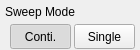
   <widget class="Pm_ClickedWidget" name="Sweep_Mode" native="true">
    <property name="geometry">
     <rect>
      <x>410</x>
      <y>70</y>
      <width>140</width>
      <height>50</height>
     </rect>
    </property>
    <property name="focusPolicy">
     <enum>Qt::StrongFocus</enum>
    </property>
    <property name="styleSheet">
     <string notr="true"/>
    </property>
    <widget class="QLabel" name="Title_SweepType">
     <property name="geometry">
      <rect>
       <x>5</x>
       <y>1</y>
       <width>121</width>
       <height>22</height>
      </rect>
     </property>
     <property name="text">
      <string>Sweep Mode</string>
     </property>
    </widget>
    <widget class="QPushButton" name="Sweep_Conti">
     <property name="geometry">
      <rect>
       <x>10</x>
       <y>24</y>
       <width>61</width>
       <height>25</height>
      </rect>
     </property>
     <property name="focusPolicy">
      <enum>Qt::NoFocus</enum>
     </property>
     <property name="styleSheet">
      <string notr="true">#Pm_Dialog_AllSetup[status = &quot;indoor&quot;]
QPushButton
{
	font:75 12px &quot;Arial&quot;;
   font-weight:bold;
color:rgba(101, 101, 101, 1);
	
	border-style:flat;
	background-image: url(:/pm/image/btn_opt_2_w125.png);
}
#Pm_Dialog_AllSetup[status = &quot;indoor&quot;]
QPushButton:checked
{
	color:rgba(57, 57, 57, 1);
	background-image: url(:/pm/image/btn_opt_1_w125.png);
}

#Pm_Dialog_AllSetup[status = &quot;outdoor&quot;]
QPushButton
{
	font:75 12px &quot;Arial&quot;;
   font-weight:bold;
color:rgba(101, 101, 101, 1);
	
	border-style:flat;
	background-image: url(:/pm/image/btn_opt_2_w125.png);
}
#Pm_Dialog_AllSetup[status = &quot;outdoor&quot;]
QPushButton:checked
{
	color:rgba(57, 57, 57, 1);
	background-image: url(:/pm/image/btn_opt_1_w125.png);
}

#Pm_Dialog_AllSetup[status = &quot;night&quot;]
QPushButton
{
	font:75 12px &quot;Arial&quot;;
   font-weight:bold;
   color:rgba(121, 106, 81, 1);
	border-style:flat;
	background-image: url(:/pm/image/night/btn_left_nor.png);
}
#Pm_Dialog_AllSetup[status = &quot;night&quot;]
QPushButton:checked
{
	color:rgba(57, 57, 57, 1);
	background-image: url(:/pm/image/night/btn_left_click.png);
}



</string>
     </property>
     <property name="text">
      <string>Conti.</string>
     </property>
     <property name="checkable">
      <bool>true</bool>
     </property>
     <property name="checked">
      <bool>true</bool>
     </property>
     <property name="autoExclusive">
      <bool>true</bool>
     </property>
     <property name="flat">
      <bool>false</bool>
     </property>
    </widget>
    <widget class="QPushButton" name="Sweep_Single">
     <property name="geometry">
      <rect>
       <x>74</x>
       <y>24</y>
       <width>61</width>
       <height>25</height>
      </rect>
     </property>
     <property name="focusPolicy">
      <enum>Qt::NoFocus</enum>
     </property>
     <property name="styleSheet">
      <string notr="true">#Pm_Dialog_AllSetup[status = &quot;indoor&quot;]
QPushButton
{
	font:75 12px &quot;Arial&quot;;
   font-weight:bold;
color:rgba(101, 101, 101, 1);
	
	border-style:flat;
	background-image: url(:/pm/image/btn_opt_1_w125.png);
 background-position:right;
}
#Pm_Dialog_AllSetup[status = &quot;indoor&quot;]
QPushButton:checked
{
	color:rgba(57, 57, 57, 1);
	background-image: url(:/pm/image/btn_opt_2_w125.png);
 background-position:right;
}

#Pm_Dialog_AllSetup[status = &quot;outdoor&quot;]
QPushButton
{
	font:75 12px &quot;Arial&quot;;
   font-weight:bold;
color:rgba(101, 101, 101, 1);
	
	border-style:flat;
	background-image: url(:/pm/image/btn_opt_1_w125.png);
 background-position:right;
}
#Pm_Dialog_AllSetup[status = &quot;outdoor&quot;]
QPushButton:checked
{
	color:rgba(57, 57, 57, 1);
	background-image: url(:/pm/image/btn_opt_2_w125.png);
 background-position:right;
}

#Pm_Dialog_AllSetup[status = &quot;night&quot;]
QPushButton
{
	font:75 12px &quot;Arial&quot;;
   font-weight:bold;
   color:rgba(121, 106, 81, 1);
	border-style:flat;
	background-image: url(:/pm/image/night/btn_right_nor.png);
}
#Pm_Dialog_AllSetup[status = &quot;night&quot;]
QPushButton:checked
{
	color:rgba(57, 57, 57, 1);
	background-image: url(:/pm/image/night/btn_right_click.png);
}



</string>
     </property>
     <property name="text">
      <string>Single</string>
     </property>
     <property name="checkable">
      <bool>true</bool>
     </property>
     <property name="checked">
      <bool>false</bool>
     </property>
     <property name="autoExclusive">
      <bool>true</bool>
     </property>
     <property name="flat">
      <bool>false</bool>
     </property>
    </widget>
   </widget>
